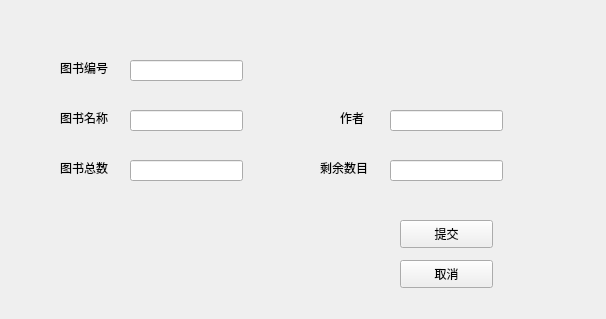
<?xml version="1.0" encoding="UTF-8"?>
<ui version="4.0">
 <class>operationwindow_3</class>
 <widget class="QWidget" name="operationwindow_3">
  <property name="geometry">
   <rect>
    <x>0</x>
    <y>0</y>
    <width>606</width>
    <height>319</height>
   </rect>
  </property>
  <property name="windowTitle">
   <string>Book info</string>
  </property>
  <widget class="QLineEdit" name="id_4">
   <property name="geometry">
    <rect>
     <x>130</x>
     <y>60</y>
     <width>113</width>
     <height>21</height>
    </rect>
   </property>
  </widget>
  <widget class="QLabel" name="label">
   <property name="geometry">
    <rect>
     <x>60</x>
     <y>60</y>
     <width>72</width>
     <height>15</height>
    </rect>
   </property>
   <property name="text">
    <string>图书编号</string>
   </property>
  </widget>
  <widget class="QLineEdit" name="author">
   <property name="geometry">
    <rect>
     <x>390</x>
     <y>110</y>
     <width>113</width>
     <height>21</height>
    </rect>
   </property>
  </widget>
  <widget class="QLineEdit" name="name_4">
   <property name="geometry">
    <rect>
     <x>130</x>
     <y>110</y>
     <width>113</width>
     <height>21</height>
    </rect>
   </property>
  </widget>
  <widget class="QLineEdit" name="leftnumber">
   <property name="geometry">
    <rect>
     <x>390</x>
     <y>160</y>
     <width>113</width>
     <height>21</height>
    </rect>
   </property>
  </widget>
  <widget class="QLabel" name="label_2">
   <property name="geometry">
    <rect>
     <x>60</x>
     <y>110</y>
     <width>72</width>
     <height>15</height>
    </rect>
   </property>
   <property name="text">
    <string>图书名称</string>
   </property>
  </widget>
  <widget class="QLabel" name="label_3">
   <property name="geometry">
    <rect>
     <x>340</x>
     <y>110</y>
     <width>72</width>
     <height>15</height>
    </rect>
   </property>
   <property name="text">
    <string>作者</string>
   </property>
  </widget>
  <widget class="QLabel" name="label_4">
   <property name="geometry">
    <rect>
     <x>320</x>
     <y>160</y>
     <width>91</width>
     <height>16</height>
    </rect>
   </property>
   <property name="text">
    <string>剩余数目</string>
   </property>
  </widget>
  <widget class="QLineEdit" name="number">
   <property name="geometry">
    <rect>
     <x>130</x>
     <y>160</y>
     <width>113</width>
     <height>21</height>
    </rect>
   </property>
  </widget>
  <widget class="QLabel" name="label_5">
   <property name="geometry">
    <rect>
     <x>60</x>
     <y>160</y>
     <width>111</width>
     <height>16</height>
    </rect>
   </property>
   <property name="text">
    <string>图书总数</string>
   </property>
  </widget>
  <widget class="QPushButton" name="pushButton">
   <property name="geometry">
    <rect>
     <x>400</x>
     <y>220</y>
     <width>93</width>
     <height>28</height>
    </rect>
   </property>
   <property name="text">
    <string>提交</string>
   </property>
  </widget>
  <widget class="QPushButton" name="pushButton_2">
   <property name="geometry">
    <rect>
     <x>400</x>
     <y>260</y>
     <width>93</width>
     <height>28</height>
    </rect>
   </property>
   <property name="text">
    <string>取消</string>
   </property>
  </widget>
 </widget>
 <resources/>
 <connections/>
</ui>
